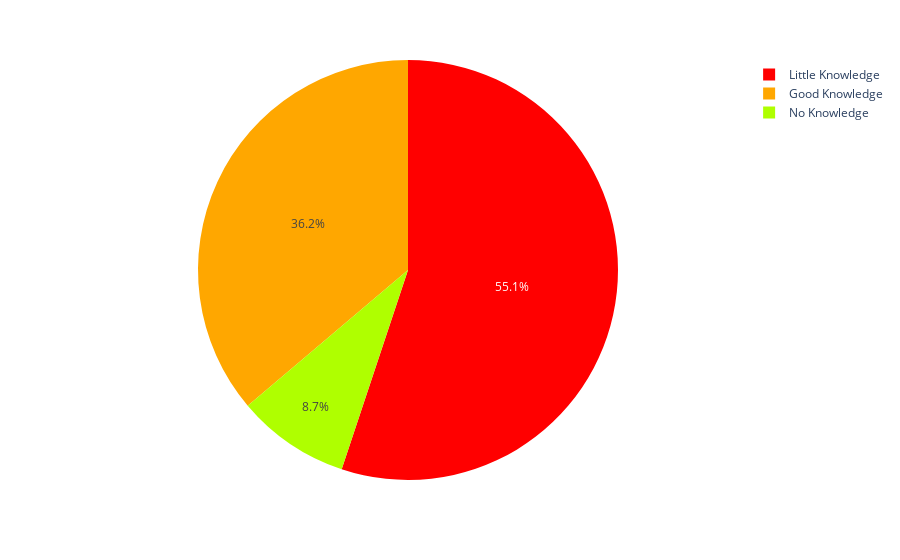

The notebook cell saved with this chart:
### Code cell
def h1n1_awarness_graph():
    fig1 = data_for_viz['h1n1_awareness'].value_counts().reset_index()
    fig1.columns = ['h1n1_awareness', 'count']

    # Create a pie chart
    fig_m_t_count_bar = px.pie(fig1, names='h1n1_awareness', values='count', color_discrete_sequence=px.colors.cyclical.HSV)
    plotted_graph=fig_m_t_count_bar.show()
    return plotted_graph
h1n1_awarness_graph()

### Figure 1 — Plotly figure (JSON) as saved in the notebook; plotly's stock layout.template omitted (floating-point values rounded to 4 significant figures)
{"data": [{"domain": {"x": [0, 1], "y": [0, 1]}, "hovertemplate": "h1n1_awareness=%{label}<br>count=%{value}<extra></extra>", "labels": ["Little Knowledge", "Good Knowledge", "No Knowledge"], "legendgroup": "", "name": "", "showlegend": true, "type": "pie", "values": [14159, 9295, 2236]}], "layout": {"legend": {"tracegroupgap": 0}, "margin": {"t": 60}, "piecolorway": ["#ff0000", "#ffa700", "#afff00", "#08ff00", "#00ff9f", "#00b7ff", "#0010ff", "#9700ff", "#ff00bf", "#ff0000"]}}
